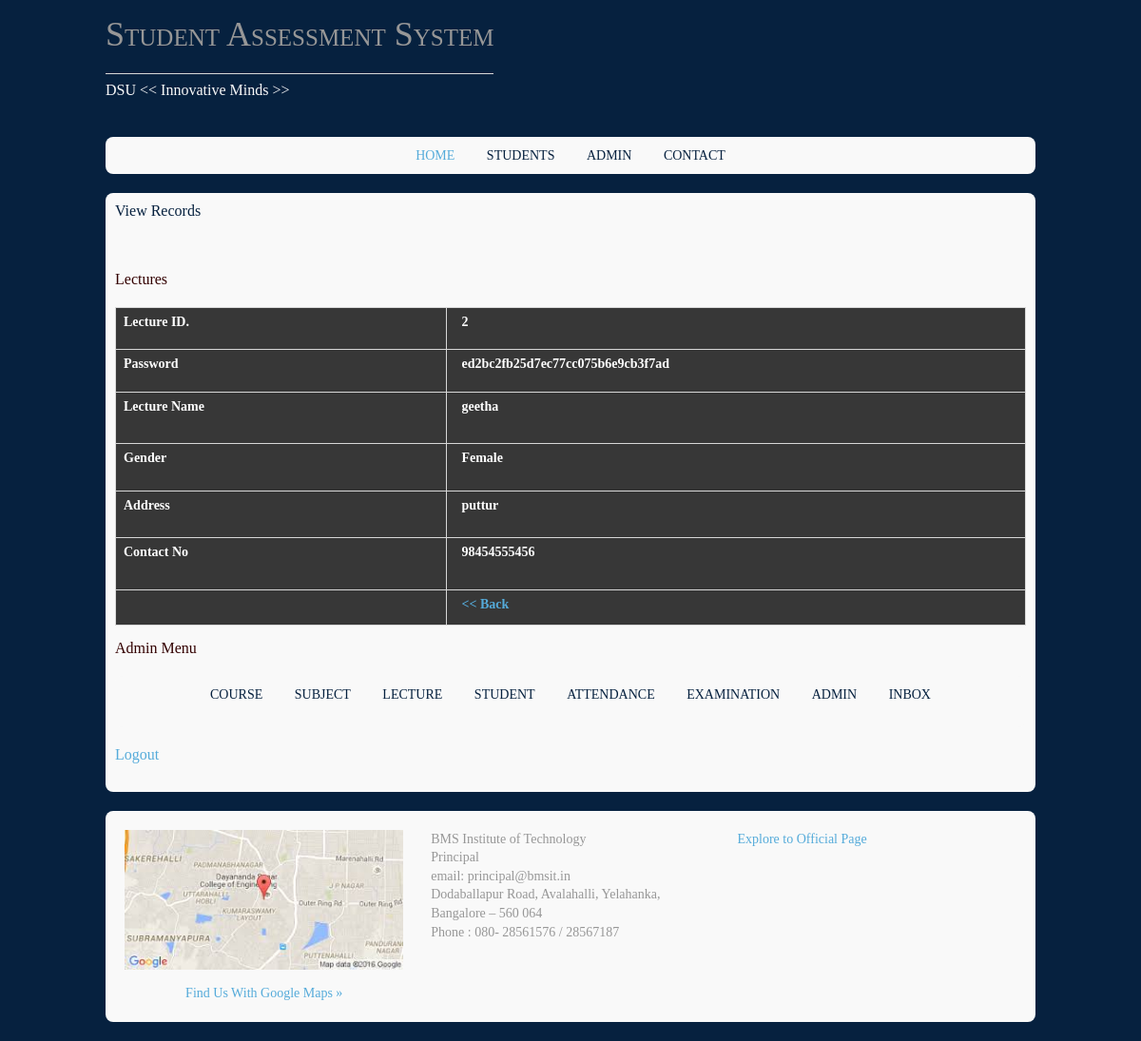
The page /viewrecords.php?slid=2&view=lectures (signed in) on the database its author committed.
### tables this page shows
CREATE TABLE IF NOT EXISTS `lectures` (
  `lecid` bigint(4) NOT NULL AUTO_INCREMENT,
  `password` varchar(50) NOT NULL,
  `courseid` bigint(4) NOT NULL,
  `lecname` varchar(50) NOT NULL,
  `gender` varchar(50) NOT NULL,
  `address` varchar(100) NOT NULL,
  `contactno` varchar(15) NOT NULL,
  PRIMARY KEY (`lecid`),
  KEY `courseid` (`courseid`)
);

### viewrecords.php (the view, shortened to what this page needs)
<?php
include("header.php");
include("modal.php");
if(isset($_SESSION["userid"]))
{
?>
<section id="page">
<header id="pageheader" class="normalheader">
<h2 class="sitedescription"> View Records
</h2>
</header>
<section id="contents">
<article class="post">
  <section class="entry">
  <font color="#330000">
    <?php
 if($_GET["view"]=="lectures")
{
$result2 = mysql_query("SELECT * FROM lectures where lecid='$_GET[slid]'");
while($row2 = mysql_fetch_array($result2))
  {
 $lecid =  $row2["lecid"];
 $password = $row2["password"];
$lecname =   $row2["lecname"];
$gender = $row2["gender"];
$address =   $row2["address"];
$contactno = $row2["contactno"];
  }
?>
<p>&nbsp;</p>
 <h2>Lectures</h2>
<table width="428" border="1">
  <tr>
    <th width="150" height="44" scope="col">Lecture ID.</th>
    <th width="262" scope="col"><div align="left"> &nbsp; <?php echo  $lecid; ?></div></th>
    </tr>
   <tr>
    <th height="45" scope="col">Password</th>
    <th scope="col"><div align="left">&nbsp; <?php echo  $password; ?> </div></th>
    </tr>
  <tr>
    <th height="54" scope="col">Lecture Name</th>
    <th scope="col"><div align="left">&nbsp; <?php echo  $lecname; ?> </div></th>
    </tr>
  <tr>
    <th height="49" scope="col">Gender</th>
    <th scope="col"><div align="left">&nbsp; <?php echo  $gender; ?> </div> &nbsp;</th>
  </tr>
  <tr>
    <th height="49" scope="col">Address</th>
    <th scope="col"><div align="left">&nbsp;  <?php echo  $address; ?> </div></th>
    </tr>
    <tr>
    <th height="55" scope="col">Contact No</th>
    <th scope="col"><div align="left">&nbsp;  <?php echo  $contactno; ?> </div></th>
    </tr>
  <tr>
    <th height="37" scope="col">&nbsp;</th>
    <th scope="col"><div align="left">&nbsp;  <a href='lectureview.php'><< Back </a></div></th>
    </tr>
  </table>
<?php
}
?>
  </section>
</article>
</section>
<?php
}
else
{
		header("Location: admin.php");
}
include("adminmenu.php");
include("footer.php");
?>

### layoutx/styles/layout.css (style rules this page uses)
table, th, td { border:1px solid; border-collapse:collapse; vertical-align:top; box-sizing:border-box; }
table, th { table-layout:auto; }
table { width:100%; margin-bottom:15px; }
th, td { padding:5px 8px; }
body { color:#F9F9F9; background-color:#06213F; }
a { color:#55ABDA; }
table, th, td, #comments .avatar, #comments input, #comments textarea { border-color:#D7D7D7; }
th { color:#FFFFFF; background-color:#373737; }
tr, #comments li, #comments input[type="submit"], #comments input[type="reset"] { color:inherit; background-color:#FBFBFB; }
tr:nth-child(odd), #comments li:nth-child(odd) { color:inherit; background-color:#FFFFFF; }
table a, #comments a { background-color:inherit; }

### layoutx/styles/framework.css (style rules this page uses)
html { overflow-y:scroll; }
body { margin:0; padding:0; font-size:14px; line-height:1.4em; }
a { outline:none; text-decoration:none; }
body, h1, h2, h3, h4, h5, h6, .heading { font-family:Georgia, "Times New Roman", Times, serif; }
h1, h2, h3, h4, h5, h6, .heading { display:block; margin:0 0 20px 0; font-size:16px; line-height:normal; font-weight:normal; font-style:normal; }
address, article, aside, figcaption, figure, footer, header, main, nav, section { display:block; margin:0; padding:0; }

### rows shown on the page
lectures: lecid "2", password "ed2bc2fb25d7ec77cc075b6e9cb3f7ad", lecname "geetha", gender "Female", address "puttur", contactno "98454555456"
